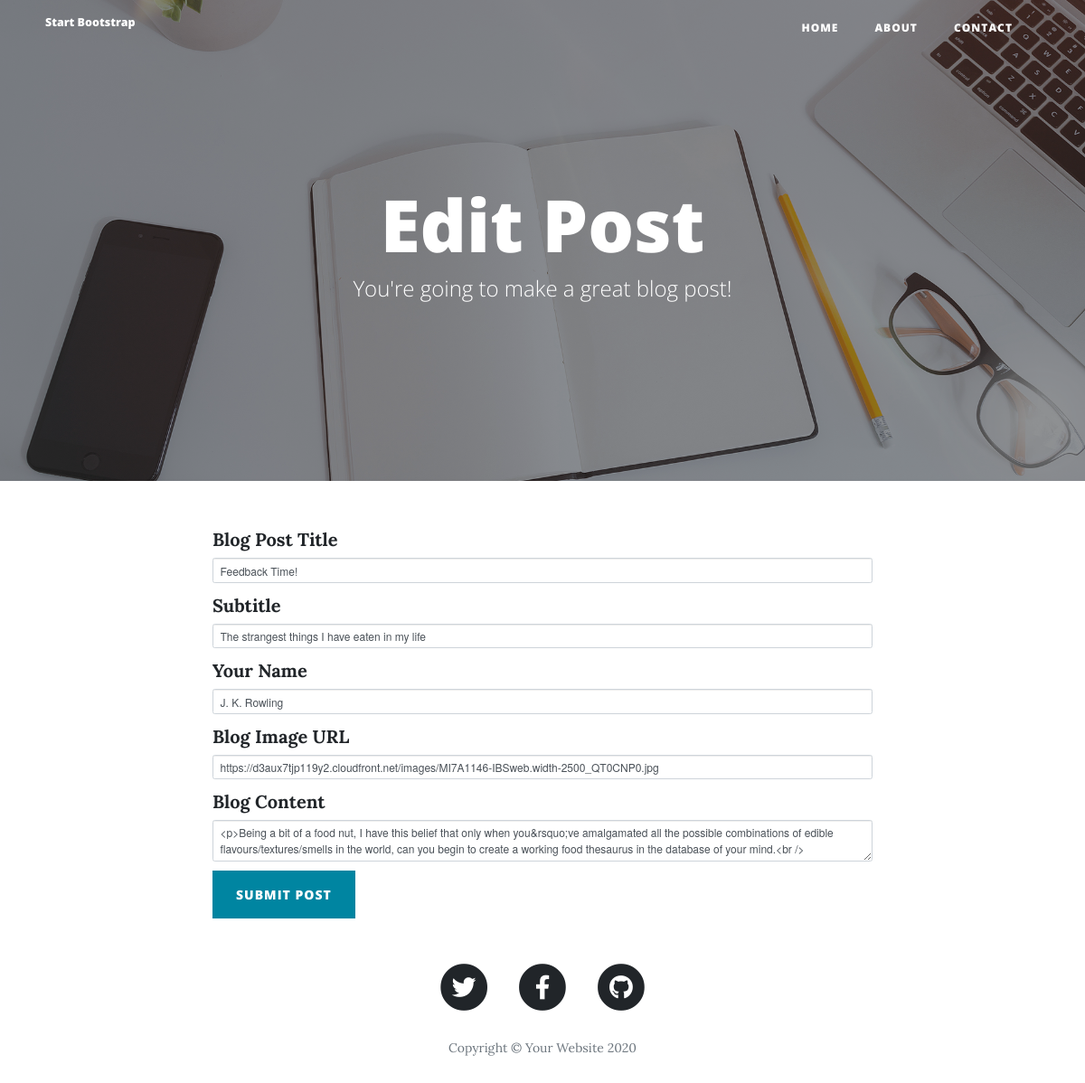
Before: /edit-post/4 with the older database file.
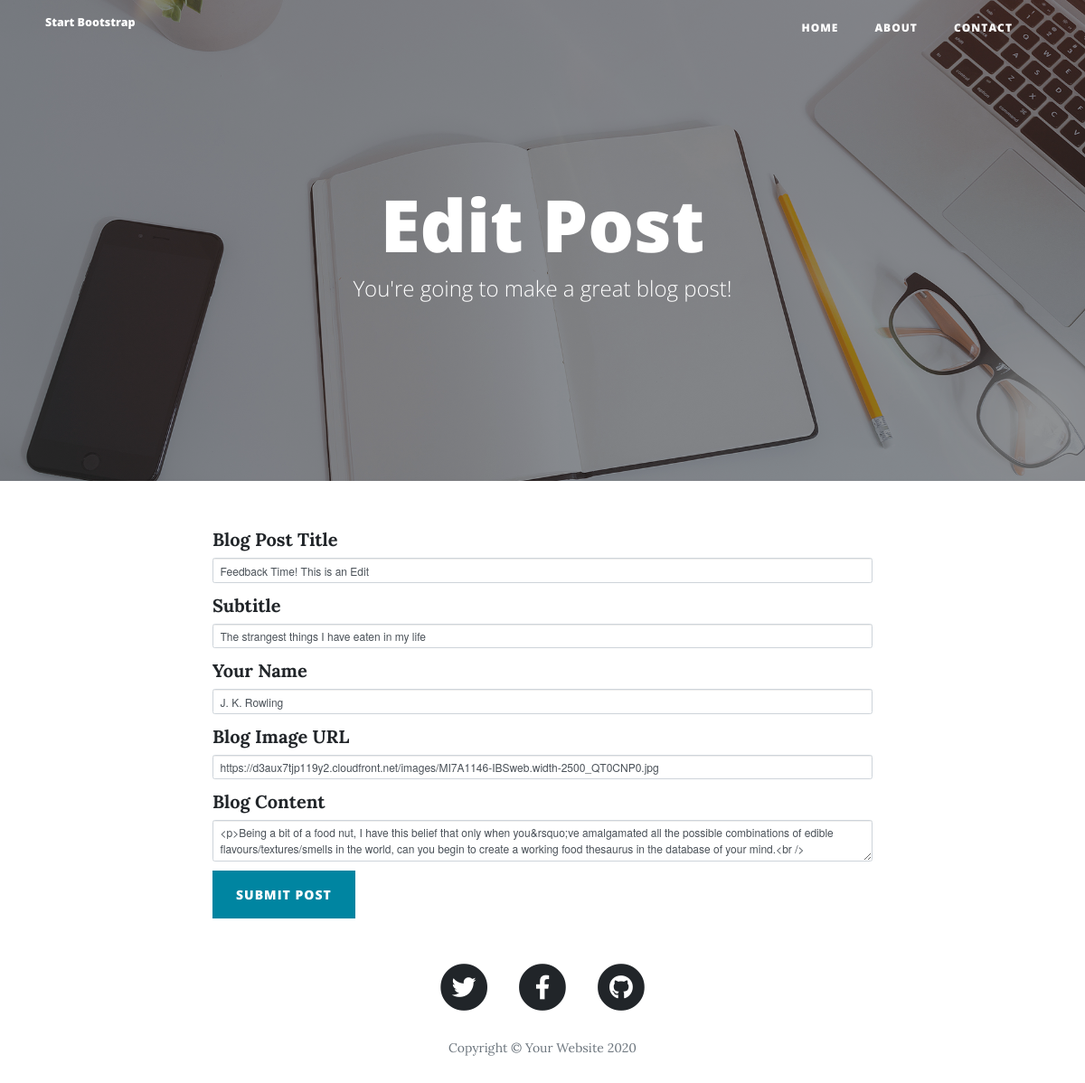
After: the same page with the newer database file.
### main.py (models this page shows)
class BlogPost(db.Model):
    id = db.Column(db.Integer, primary_key=True)
    title = db.Column(db.String(250), unique=True, nullable=False)
    subtitle = db.Column(db.String(250), nullable=False)
    date = db.Column(db.String(250), nullable=False)
    body = db.Column(db.Text, nullable=False)
    author = db.Column(db.String(250), nullable=False)
    img_url = db.Column(db.String(250), nullable=False)

### main.py (the view, shortened to what this page needs)
@app.route("/edit-post/<post_id>", methods=["GET", "POST"])
def edit_post(post_id):
    post = BlogPost.query.get(post_id)
    form = CreatePostForm(
        title=post.title,
        subtitle=post.subtitle,
        body=post.body,
        author=post.author,
        img_url=post.img_url,
    )
    return render_template("make-post.html", from_edit=True, form=form)

### main.py
class CreatePostForm(FlaskForm):
    title = StringField("Blog Post Title", validators=[DataRequired()])
    subtitle = StringField("Subtitle", validators=[DataRequired()])
    author = StringField("Your Name", validators=[DataRequired()])
    img_url = StringField("Blog Image URL", validators=[DataRequired(), URL()])
    body = CKEditorField("Blog Content", validators=[DataRequired()])
    submit = SubmitField("Submit Post")

### templates/make-post.html (shortened to what this page needs)
{% extends 'bootstrap/base.html' %}
{% import 'bootstrap/wtf.html' as wtf %}
{% block content %}
{% include "header.html" %}
  <header class="masthead" style="background-image: url('{{ url_for('static', filename='img/edit-bg.jpg')}}')">
    <div class="overlay"></div>
    <div class="container">
      <div class="row">
        <div class="col-lg-8 col-md-10 mx-auto">
          <div class="page-heading">
            {% if from_edit %}
              <h1>Edit Post</h1>
            {% else %}
              <h1>New Post</h1>
            {% endif %}
            <span class="subheading">You're going to make a great blog post!</span>
          </div>
        </div>
      </div>
    </div>
  </header>
  <div class="container">
    <div class="row">
      <div class="col-lg-8 col-md-10 mx-auto">
          {{ wtf.quick_form(form, novalidate=True, button_map={"submit": "primary"})}}
      </div>
    </div>
  </div>
{% include "footer.html" %}
{% endblock %}

Changed rows visible on the page:
changed BlogPost "The strangest things I have eaten in my life": title "Feedback Time!" → "Feedback Time! This is an Edit"
